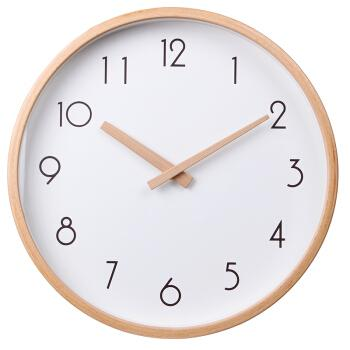
//> input picture image/clock2.jpeg, 350 x 350 px
$ ./clock   (built with g++ and OpenCV 4)
//> lines starting //> are read from the running program, lines starting //| are printed output that depends on the picture; after the words box and inside, x2 and y2 are one past the last pixel; in counts of white or black regions, pixels touching at a corner belong together
#include "opencv2/highgui/highgui.hpp"
#include "opencv2/imgproc/imgproc.hpp"
#include "opencv2/imgproc/types_c.h"
#include <iostream>
#include <list>
#include <unistd.h>
using namespace cv;
using namespace std;


//参考博客：https://blog.csdn.net/roslei/article/details/52153475
string hehe[100]={"clock1.jpeg", "clock2.jpeg", "clock3.jpeg", "clock4.jpeg", "clock5.jpeg", };

string img_prefix = "/home/zhaoqiangwei/mygit/com.cplusplus/opencv_test/image/";


//-----------------------------------------------------------------------------
//平面几何相关函数http://www.cnblogs.com/zjutlitao/p/3243883.html
//-----------------------------------------------------------------------------
#define eps 0.0000000001
#define PI acos(-1.0)
int dcmp(double x){
    if(fabs(x)<eps)return 0;
    else return x<0 ? -1:1;
}
double Dot(Point A,Point B){return A.x*B.x+A.y*B.y;}//向量点积
double Length(Point A){return sqrt(Dot(A,A));}//向量模长
double Cross(Point A,Point B){return A.x*B.y-A.y*B.x;}//向量叉积
double Angle(Point A,Point B){return acos(Dot(A,B)/Length(A)/Length(B));}//求向量的夹角
double DistanceToLine(Point P,Point A,Point B)//点到直线的距离
{
    Point v1=B-A,v2=P-A;
    return fabs(Cross(v1,v2))/Length(v1);//如果不加绝对值是带有方向的距离
}
double DistancetoSegment(Point P,Point A,Point B){//点到线段的距离
    if(A==B)return Length(P-A);
    Point v1=B-A,v2=P-A,v3=P-B;
    if(dcmp(Dot(v1,v2))<0)return  Length(v2);
    else if(dcmp(Dot(v1,v3))>0)return Length(v3);
    else return fabs(Cross(v1,v2))/Length(v1);
}
//-----------------------------------------------------------------------------
class MyLine{
public:
    int id;//编号
    int k;//倾斜角[0-360)
    int l;//长度
public:
    MyLine(int ID=0,int K=0,int L=0){id=ID,k=K,l=L;}//构造函数
    bool operator<(const MyLine &A){return k<A.k;}//重定义小于号
    void print(){printf("id: %3d  k: %3d°  l: %3d\n",id,k,l);}//输出函数
};//自定义直线
//-----------------------------------------------------------------------------
int main()
{
    for (int i=0;i<10; i++){
        hehe[i] = img_prefix + hehe[i];
    }

    int i=1;//(1\2\3\4\5\6\7\8\9

    Mat src = imread(hehe[i],0);//读取图片到mat
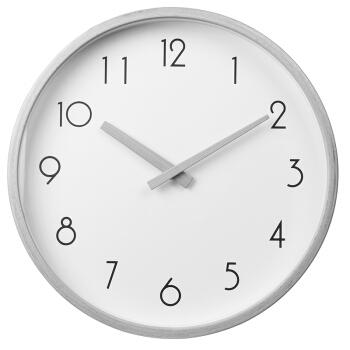
//> src: 350 rows x 350 cols, CV_8UC1; min 12, max 255, mean 230.1
    Mat temp,dst;//src-->temp-->dst(src为原图；temp是src经canny提取边缘的图，
    //用于下面霍夫变换；dst是最终结果图，要在temp灰度图的基础上变为彩色图才能呈现画线效果）

    Canny(src, temp, 10, 140, 3);//提取边缘(如果不边缘提取就会浪费巨大时间）
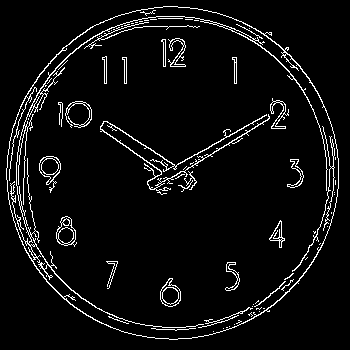
//> temp: 350 rows x 350 cols, CV_8UC1; 5.4% white in thin lines or dots
    cvtColor(temp, dst, CV_GRAY2BGR);//将边缘提取的灰度图转换为BGR图便于画线
//> dst: 350 rows x 350 cols, CV_8UC3; 5.4% white in thin lines or dots


    //储存检测圆的容器
    std::vector<Vec3f> circles;
    //调用Hough变换检测圆
    //参数为：待检测图像，检测结果，检测方法（这个参数唯一）,累加器的分辨率，两个圆间的距离，canny门限的上限（下限自动设为上限的一半），圆心所需要的最小的投票数，最大和最小半径
    HoughCircles(temp,circles,CV_HOUGH_GRADIENT,2,50,200,100,100,300);
//> circles = 6 circles (x, y, radius): [173, 171, 165.4], [127, 147, 114.4], [159, 225, 113], [215, 199, 117], [181, 111, 105.4], [223, 141, 107.2]
    //找出圆盘（因为最大的不一定是的，所以加了几个限制条件）
    int pos=0;
    int max=-1;
    for(size_t i = 0; i < circles.size(); i++ )
    {
        Vec3f f=circles[i];
        if(f[2]>max && f[0]+f[2]<temp.rows && f[0]-f[2]>=0 && f[1]+f[2]<temp.cols && f[1]-f[2]>0)
        {
            max=f[2];
            pos=i;
        }
    }
//> this loop made 6 passes
//> (f, max) on pass 1: ([173, 171, 165.4], 165)
//> after the loop, max = 165; pos = 0
    Point center(circles[pos][0],circles[pos][1]);//找到的圆心
//> center = Point(173, 171)
    int   radius= circles[pos][2];//找到的半径
//> radius = 165
    circle(dst,center,radius,Scalar(255),2);
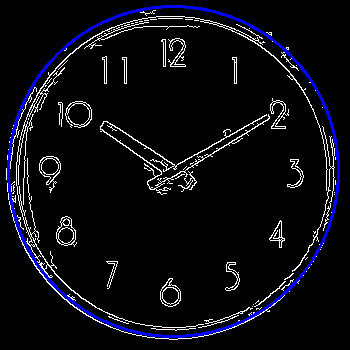
//> dst: 350 rows x 350 cols, CV_8UC3; mean B, G, R 18.5, 12, 12

    list<MyLine> list_MyLine;
    vector<Vec4i> lines2;//线段检测
    HoughLinesP(temp, lines2, 1, CV_PI/180, 50, 50, 10 );
//> lines2 = 20 lines (x1, y1, x2, y2), first 8: [147, 181, 273, 111], [107, 121, 196, 181], [164, 181, 269, 118], [23, 191, 27, 114], [87, 120, 184, 188], [27, 178, 40, 273], [152, 189, 254, 128], [143, 144, 194, 178]
    for( size_t i = 0; i < lines2.size(); i++ )
    {
        Vec4i l = lines2[i];
        Point A(l[0], l[1]),B(l[2], l[3]);
        if(DistancetoSegment(center,A,B)<30)//根据圆心到指针的距离阈值滤掉其他线段
        {
            bool down=(A.y+B.y-2*center.y>0);//判断长的在过圆心的水平线上部还是下部
            if(A.x==B.x){//斜率为无穷的情况
                list_MyLine.push_back(MyLine(i,90+(down?180:0),Length(Point(A.x-B.x,A.y-B.y))));
            }else if(A.y==B.y){//水平的情况
                list_MyLine.push_back(MyLine(i,A.x+B.x-2*center.x>0 ? 0:180,Length(Point(A.x-B.x,A.y-B.y))));
            }else{
                if(down){
                    if(A.y>center.y)
                        list_MyLine.push_back(MyLine(i,360-atan2(A.y-B.y,A.x-B.x)*180/PI,Length(Point(A.x-B.x,A.y-B.y))));
                    else
                        list_MyLine.push_back(MyLine(i,360-atan2(B.y-A.y,B.x-A.x)*180/PI,Length(Point(A.x-B.x,A.y-B.y))));
                }else{
                    if(A.y<center.y)
                        list_MyLine.push_back(MyLine(i,abs(atan2(A.y-B.y,A.x-B.x)*180/PI),Length(Point(A.x-B.x,A.y-B.y))));
                    else
                        list_MyLine.push_back(MyLine(i,abs(atan2(B.y-A.y,B.x-A.x)*180/PI),Length(Point(A.x-B.x,A.y-B.y))));
                }
            }
            line(dst,A,B, Scalar(0,0,i*20+40), 2, cv::LINE_AA);
        }

    }
//> this loop made 20 passes
//> (A, B, v1 in DistancetoSegment, v2 in DistancetoSegment, v3 in DistancetoSegment, k in MyLine, l in MyLine) on passes 1, 2, 3, 5, 7, 8, 13: (Point(147, 181), Point(273, 111), Point(126, -70), Point(26, -10), Point(-100, 60), 29, 144), (Point(107, 121), Point(196, 181), Point(89, 60), Point(66, 50), Point(-23, -10), 146, 107), (Point(164, 181), Point(269, 118), Point(105, -63), Point(9, -10), Point(-96, 53), 30, 122), (Point(87, 120), Point(184, 188), Point(97, 68), Point(86, 51), Point(-11, -17), 144, 118), (Point(152, 189), Point(254, 128), Point(102, -61), Point(21, -18), Point(-81, 43), 30, 118), (Point(143, 144), Point(194, 178), Point(51, 34), Point(30, 27), Point(-21, -7), 146, 61), (Point(88, 119), Point(152, 165), Point(64, 46), Point(85, 52), Point(21, 6), 144, 78)
//> (A, B, v1 in DistancetoSegment, v2 in DistancetoSegment, v3 in DistancetoSegment) on passes 4, 6, 9, 10, 11, 12: (Point(23, 191), Point(27, 114), Point(4, -77), Point(150, -20), Point(146, 57)), (Point(27, 178), Point(40, 273), Point(13, 95), Point(146, -7), Point(133, -102)), (Point(242, 323), Point(292, 273), Point(50, -50), Point(-69, -152), Point(-119, -102)), (Point(19, 141), Point(57, 66), Point(38, -75), Point(154, 30), Point(116, 105)), (Point(236, 19), Point(293, 76), Point(57, 57), Point(-63, 152), Point(-120, 95)), (Point(17, 152), Point(22, 244), Point(5, 92), Point(156, 19), Point(151, -73))
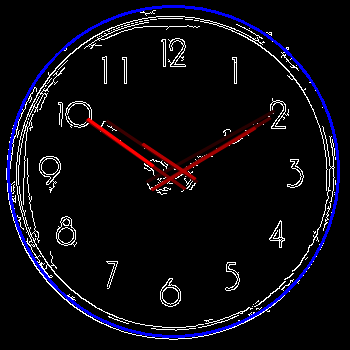
//> dst: 350 rows x 350 cols, CV_8UC3; 2.03% of pixels changed, all inside (x1, y1, x2, y2) = (85, 109, 276, 192)

    //根据角度区分所属指针
    int now_k,pre_k=720;//当前线段的角度和前一个线段的角度
    int num=0;//指针数（可能为2或3）
    int Du[3]={0};//3个指针的度数（每组的平均）
    int Le[3]={0};//Le[i]=Le_ping[i]*0.2+le_max[i]*0.8;
    int Le_ping[3]={0};//3个指针的长度（每组的平均）
    int Le_max[3]={0};//3个指针的长度（每组区最大的）
    int t_num=0;//每组的数量（求平均用）
    MyLine now_Line;
    list_MyLine.push_back(MyLine(99,888,0));//向其中插入一个右边界这样方便处理
//> list_MyLine = 8 items
    list_MyLine.sort();
    while(!list_MyLine.empty())
    {
        now_Line=list_MyLine.front();
        now_k=now_Line.k;
        if(abs(now_k-pre_k)>10)//两个角度之差小于10°的算是同一类
        {
            if(num!=0){//对本组的度数和长度求平均
                Du[num-1]/=t_num;
                Le_ping[num-1]/=t_num;
                Le[num-1]=Le_ping[num-1]*0.2+Le_max[num-1]*0.8;
            }
            if(now_k==888)break;//右边界直接跳出
            t_num=0;//重新统计下一组
            num++;//组数增加1
            cout<<"---------------------------\n";//输出分割线
        }
        t_num++;//组内多一条线
        Du[num-1]+=now_Line.k;
        Le_ping[num-1]+=now_Line.l;
        if(now_Line.l>Le_max[num-1])Le_max[num-1]=now_Line.l;
        now_Line.print();

        sleep(1);
        list_MyLine.pop_front();
        pre_k=now_k;
    }
//> this loop made 8 passes
//> (now_k, num, pre_k) on passes 1, 4: (29, 1, 29), (144, 2, 144)
//> (now_k, pre_k) on passes 2, 3, 5, 6, 7: (30, 30), (30, 30), (144, 144), (146, 146), (146, 146)
//| ---------------------------
//| id:   0  k:  29°  l: 144
//| id:   2  k:  30°  l: 122
//| id:   6  k:  30°  l: 118
//| ---------------------------
//| id:   4  k: 144°  l: 118
//| id:  12  k: 144°  l:  78
//| id:   1  k: 146°  l: 107
//| id:   7  k: 146°  l:  61
//> after the loop, t_num = 4; num = 2

//    cout << "hello here" << endl;
//    cout << "hello here" << endl;
//    cout << "hello here" << endl;
    cout<<"---------------------------\n\n";

    cout<<"---------------------------\n";
    int t;
    for(int i=0;i<num-1;i++){
        for(int j=i+1;j<num;j++){
            if(Le[i]>Le[j]){
                t=Le[i],Le[i]=Le[j],Le[j]=t;
                t=Du[i],Du[i]=Du[j],Du[j]=t;
            }//if end
        }//for end
    }//for end
//> this loop made 1 pass
//> t on pass 1: 29
//> after the loop, t = 29; Le = [112, 140, 0]; Du = [145, 29, 0]


    char s[3][10]={"hour  :","minute:","second:"};
    for(int i=0;i<num;i++)
        printf("%s  k: %3d°  l: %3d\n",s[i],Du[i],Le[i]);
//> this loop made 2 passes
//| hour  :  k: 145°  l: 112
//| minute:  k:  29°  l: 140
    cout<<"---------------------------\n";
    if(num==2)printf("time is: %2d:%2d\n",(360-Du[0]+90)%360/30,(360-Du[1]+90)%360/6);
//| time is: 10:10
    else if(num==3)printf("time is: %2d:%2d:%2d\n",(360-Du[0]+90)%360/30,(360-Du[1]+90)%360/6,(360-Du[2]+90)%360/6);
    cout<<"---------------------------\n";

//    imshow("src", src);
//    imshow("dst", dst);
//    waitKey();

    imwrite("/home/zhaoqiangwei/mygit/com.cplusplus/opencv_test/image/src.jpg",src);
    imwrite("/home/zhaoqiangwei/mygit/com.cplusplus/opencv_test/image/dst.jpg",dst);

    src.release();
    dst.release();


    return 0;
}
